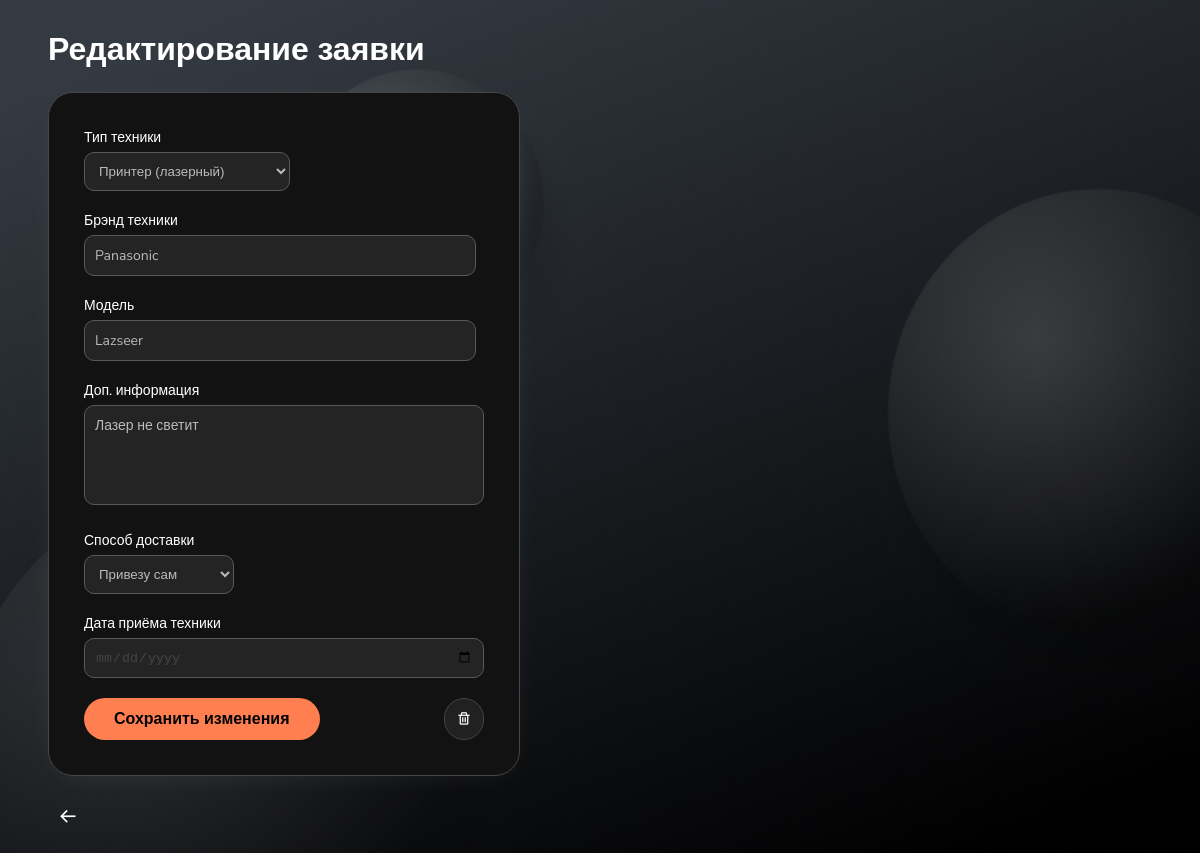
Page /repair_request/10/edit/ (signed in) on the committed database.
### RSapplication/models.py (models this page shows, shortened)
class Technic(models.Model):
    type = models.ForeignKey(TechnicType, null=True, blank=True, on_delete=models.PROTECT, verbose_name='тип техники')
    brand = models.CharField(max_length=100, verbose_name='Марка техники')
    model = models.CharField(max_length=100, verbose_name='Модель техники')
    class Meta:
        verbose_name = 'Техника'
        verbose_name_plural = 'Техника'

class RepairRequest(models.Model):
    owner = models.ForeignKey(CustomUser, on_delete=models.PROTECT, related_name='repair_requests', verbose_name='Владелец техники')
    technic = models.ForeignKey(Technic, on_delete=models.CASCADE, related_name='repair_requests', verbose_name='Техника клиента')
    description = models.TextField(max_length=300, verbose_name='Описание проблемы')
    take_date = models.DateField(null=True, verbose_name='Дата приёма техники')
    created_time = models.DateTimeField(default=timezone.now, verbose_name='Дата/время создания')
    technic_accepted = models.BooleanField(default=False, verbose_name='Статус принятия техники')
    delivery_choice = [
        ('MYSELF', 'Привезу сам'),
        ('DELIVERY', 'Служба доставки'),
    ]
    delivery = models.TextField(choices=delivery_choice, max_length=50,
                                verbose_name='Способ доставки',
                                default='MYSELF')
    class Meta:
        verbose_name = 'Заявка на обслуживание'
        verbose_name_plural = 'Заявки на обслуживание'

### RSapplication/views.py (the view)
# urls.py: path('repair_request/<int:request_id>/edit/', edit_repair_request, name='edit_repair_request'),
@login_required
def edit_repair_request(request, request_id):
    repair_request = get_object_or_404(RepairRequest, id=request_id)
    technic = repair_request.technic
    if request.method == 'POST':
        if 'delete' in request.POST:
            repair_request.delete()
            return redirect('HomePage')
        repair_form = RepairRequestForm(request.POST, instance=repair_request)
        technic_form = TechnicForm(request.POST, instance=technic)
        if repair_form.is_valid() and technic_form.is_valid():
            repair_form.save()
            technic_form.save()
            return redirect('HomePage')
    else:
        repair_form = RepairRequestForm(instance=repair_request)
        technic_form = TechnicForm(instance=technic)
    return render(request, 'RSapplication/edit_repair_request.html', {
        'repair_form': repair_form,
        'technic_form': technic_form,
        'repair_request': repair_request
    })

### RSapplication/forms.py
class RepairRequestForm(forms.ModelForm):
    class Meta:
        model = RepairRequest
        fields = ['description', 'delivery', 'take_date']
        widgets = {
            'take_date': forms.DateInput(attrs={
                'class': 'form-control',
                'type': 'date',
            }),
        }

class TechnicForm(forms.ModelForm):
    class Meta:
        model = Technic
        fields = ['type', 'brand', 'model']

### RSapplication/models.py (called while the page is built)
    def __str__(self):
        return self.name_type

### RSapplication/templates/RSapplication/edit_repair_request.html (shortened to what this page needs)
{% load static %}
<!DOCTYPE html>
<html lang="en">
<head>
</head>
<link rel="stylesheet" type="text/css" href="{% static 'css/edit_repair_request.css' %}">
<link href='https://unpkg.com/boxicons@2.1.4/css/boxicons.min.css' rel='stylesheet'>
<body>
<h1>Редактирование заявки</h1>
<form class='edit_request' method="post">
    <div class="input-group custom-select">
        <label for="type">Тип техники</label>
        {{ technic_form.type }}
    </div>
    <div class="input-group">
        <label for="brand">Брэнд техники</label>
        {{ technic_form.brand }}
    </div>
    <div class="input-group">
        <label for="model">Модель</label>
        {{ technic_form.model }}
    </div>
    <div class="input-group">
        <label for="description">Доп. информация</label>
        {{ repair_form.description }}
    </div>
    <div class="input-group custom-select">
        <label for="delivery">Способ доставки</label>
        {{ repair_form.delivery }}
    </div>
    <div class="input-group">
        <label for="take_date">Дата приёма техники</label>
        {{ repair_form.take_date }}
    </div>
    <div class="edit_del_button">
        <button class='edit_button' type="submit">Сохранить изменения</button>
        <button class='delete_button' type="submit" name="delete"><i class='bx bx-trash' ></i></button>
    </div>
</form>
<a class ='back_arrow' href="{% url 'HomePage' %}"><i class='bx bx-arrow-back'></i></a>
</body>
</html>

### RSapplication/static/css/edit_repair_request.css (style rules this page uses)
h2,h1 { color: white; margin-top: 0; }
h1 { margin-left: 20px; }
.edit_request { width: 400px; max-width: 500px; margin-left: 20px; padding: 35px; border-radius: 25px; background-color: #121212; box-shadow: 0px 5px 39px -22px rgba(255, 255, 255, 0.2); border: #454545 1px solid; }
.custom-select select { padding: 10px; border-radius: 10px; border: 1px #595959 solid; background-color: #242424; color: #bababa; }
.input-group input[type="date"] { border: 1px #595959 solid; padding: 10px; border-radius: 10px; width: 100%; box-sizing: border-box; background-color: #242424; color: #454545; }
i { color: white; }
.input-group textarea { background-color: #242424; padding: 10px; border-radius: 10px; border: 1px #595959 solid; width: 100%; box-sizing: border-box; color: #bababa; font-family: 'Nunito Sans', sans-serif; font-size: 14px; height: 100px; resize: none; }
.input-group { margin-bottom: 20px; }
.input-group label { display: block; color: #ffffff; font-size: 0.875rem;; margin-bottom: 5px; }
.input-group input[type="text"], .input-group input[type="email"], .input-group input[type="password"] { width: calc(100% - 30px); padding: 10px; border-radius: 10px; border: 1px #595959 solid; background-color: #242424; font-family: 'Nunito Sans', sans-serif; font-size: 0.875rem; color: #bababa; }
.edit_del_button { display: flex; margin-top: 20px; justify-content: space-between; }
.edit_button { border: 0; border-radius: 500px; background-color: coral; padding: 10px 30px; font-family: 'Nunito Sans', sans-serif; font-size: 1rem; font-weight: bolder; transition: transform .2s; cursor: pointer; }
.delete_button { border-radius: 20px; background-color: #212121; border: 1px #454545 solid; display: flex; justify-content: center; align-items: center; width: 40px; font-size: 15px; cursor: pointer; }
.bx-arrow-back { margin: 30px; font-size: 20px; }

### rows in the picture
Technic: type "Принтер (лазерный)", brand "Panasonic", model "Lazseer"
RepairRequest: description "Лазер не светит", delivery "Привезу сам"
